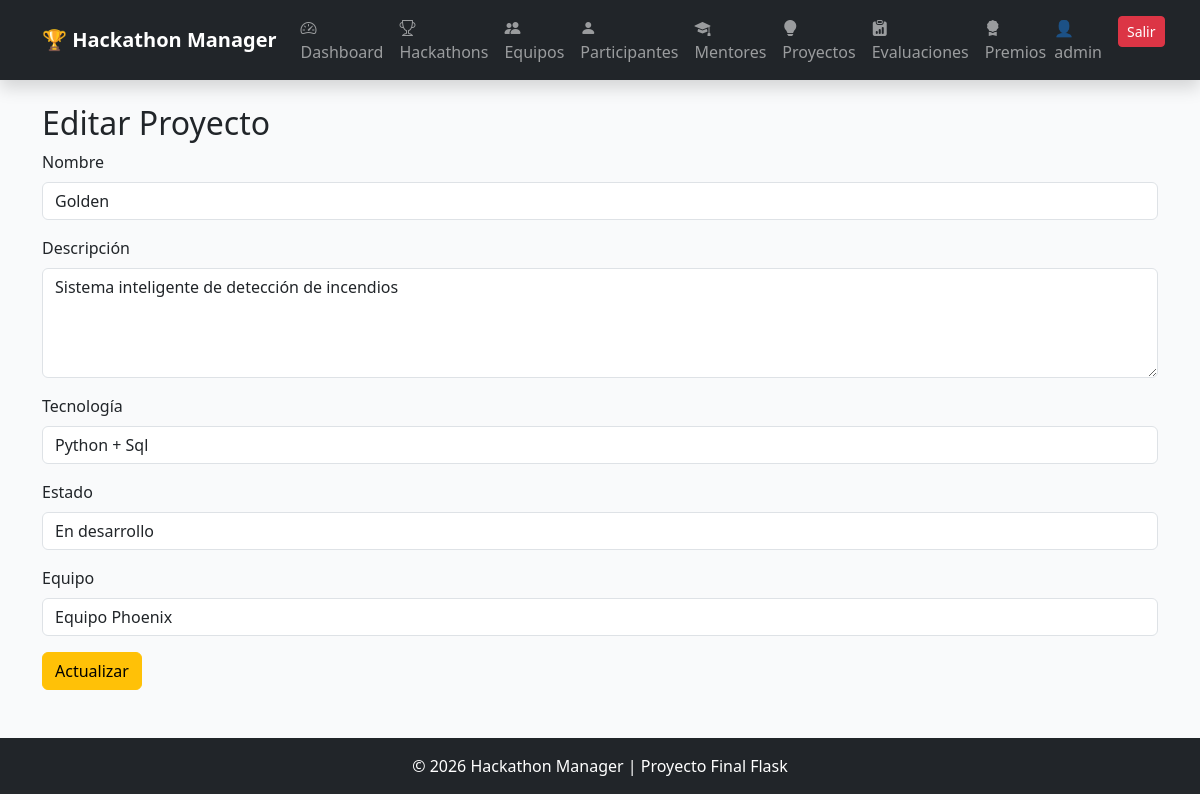
The app's page /proyectos/editar/1 (signed in) with its own data.
### app/models/usuario.py (models this page shows, shortened)
class Usuario(UserMixin, db.Model):
    __tablename__ = "usuarios"
    id = db.Column(
        db.Integer,
        primary_key=True
    )
    nombre = db.Column(
        db.String(100),
        nullable=False
    )
    email = db.Column(
        db.String(100),
        unique=True,
        nullable=False
    )
    username = db.Column(
        db.String(50),
        unique=True,
        nullable=False
    )
    password = db.Column(
        db.String(255),
        nullable=False
    )
    rol_id = db.Column(
        db.Integer,
        db.ForeignKey("roles.id"),
        nullable=False
    )

### app/models/proyecto.py (models this page shows, shortened)
class Proyecto(db.Model):
    __tablename__ = "proyectos"
    id = db.Column(
        db.Integer,
        primary_key=True
    )
    nombre = db.Column(
        db.String(150),
        nullable=False
    )
    descripcion = db.Column(
        db.Text,
        nullable=False
    )
    tecnologia = db.Column(
        db.String(100),
        nullable=False
    )
    estado = db.Column(
        db.String(50),
        default="En desarrollo"
    )
    equipo_id = db.Column(
        db.Integer,
        db.ForeignKey("equipos.id"),
        nullable=False
    )
    evaluaciones = db.relationship(
    "Evaluacion",
    backref="proyecto",
    lazy=True
)

### app/models/equipo.py (models this page shows, shortened)
class Equipo(db.Model):
    __tablename__ = "equipos"
    id = db.Column(
        db.Integer,
        primary_key=True
    )
    nombre = db.Column(
        db.String(100),
        nullable=False
    )
    descripcion = db.Column(
        db.Text,
        nullable=False
    )
    hackathon_id = db.Column(
        db.Integer,
        db.ForeignKey("hackathons.id"),
        nullable=False
    )
    participantes = db.relationship(
    "Participante",
    backref="equipo",
    lazy=True
    )
    proyectos = db.relationship(
    "Proyecto",
    backref="equipo",
    lazy=True
)

### app/proyectos/routes.py (the view, shortened to what this page needs)
@proyecto_bp.route(
    "/proyectos/editar/<int:id>",
    methods=["GET", "POST"]
)
@login_required
def editar_proyecto(id):
    proyecto = Proyecto.query.get_or_404(id)
    equipos = Equipo.query.all()
    return render_template(
        "proyectos/editar.html",
        proyecto=proyecto,
        equipos=equipos
    )

### app/templates/proyectos/editar.html (shortened to what this page needs)
{% extends 'base.html' %}
{% block content %}
<h2>Editar Proyecto</h2>
<form method="POST">
    <div class="mb-3">
        <label class="form-label">Nombre</label>
        <input
            type="text"
            name="nombre"
            value="{{ proyecto.nombre }}"
            class="form-control"
            required>
    </div>
    <div class="mb-3">
        <label class="form-label">Descripción</label>
        <textarea
            name="descripcion"
            class="form-control"
            rows="4"
            required>{{ proyecto.descripcion }}</textarea>
    </div>
    <div class="mb-3">
        <label class="form-label">Tecnología</label>
        <input
            type="text"
            name="tecnologia"
            value="{{ proyecto.tecnologia }}"
            class="form-control"
            required>
    </div>
    <div class="mb-3">
        <label class="form-label">Estado</label>
        <select
            name="estado"
            class="form-control">
            <option {% if proyecto.estado == 'En desarrollo' %}selected{% endif %}>
                En desarrollo
            </option>
        </select>
    </div>
    <div class="mb-3">
        <label class="form-label">
            Equipo
        </label>
        <select
            name="equipo_id"
            class="form-control">
            {% for equipo in equipos %}
            <option
                value="{{ equipo.id }}"
                {% if equipo.id == proyecto.equipo_id %}
                selected
                {% endif %}
            >
                {{ equipo.nombre }}
            </option>
            {% endfor %}
        </select>
    </div>
    <button class="btn btn-warning">
        Actualizar
    </button>
</form>
{% endblock %}

### app/templates/base.html (shortened to what this page needs)
<!DOCTYPE html>
<html lang="es">
<head>
    <link href="https://cdn.jsdelivr.net/npm/bootstrap@5.3.7/dist/css/bootstrap.min.css" rel="stylesheet">
    <link rel="stylesheet" href="https://cdn.jsdelivr.net/npm/bootstrap-icons@1.11.3/font/bootstrap-icons.min.css">
    <link rel="stylesheet" href="{{ url_for('static', filename='css/style.css') }}">
</head>
<body class="bg-light">
<nav class="navbar navbar-expand-lg navbar-dark bg-dark shadow">
    <div class="container">
        <a class="navbar-brand fw-bold" href="/">
            🏆 Hackathon Manager
        </a>
        <div class="collapse navbar-collapse" id="menu">
            <ul class="navbar-nav me-auto">
                {% if current_user.is_authenticated %}
                <li class="nav-item">
                    <a class="nav-link" href="/dashboard">
                        <i class="bi bi-speedometer2"></i> Dashboard
                    </a>
                </li>
                <li class="nav-item">
                    <a class="nav-link" href="/hackathons">
                        <i class="bi bi-trophy"></i> Hackathons
                    </a>
                </li>
                <li class="nav-item">
                    <a class="nav-link" href="/equipos">
                        <i class="bi bi-people-fill"></i> Equipos
                    </a>
                </li>
                <li class="nav-item">
                    <a class="nav-link" href="/participantes">
                        <i class="bi bi-person-fill"></i> Participantes
                    </a>
                </li>
                <li class="nav-item">
                    <a class="nav-link" href="/mentores">
                        <i class="bi bi-mortarboard-fill"></i> Mentores
                    </a>
                </li>
                <li class="nav-item">
                    <a class="nav-link" href="/proyectos">
                        <i class="bi bi-lightbulb-fill"></i> Proyectos
                    </a>
                </li>
                <li class="nav-item">
                    <a class="nav-link" href="/evaluaciones">
                        <i class="bi bi-clipboard-data-fill"></i> Evaluaciones
                    </a>
                </li>
                <li class="nav-item">
                    <a class="nav-link" href="/premios">
                        <i class="bi bi-award-fill"></i> Premios
                    </a>
                </li>
                {% endif %}
            </ul>
            <ul class="navbar-nav">
                {% if current_user.is_authenticated %}
                <li class="nav-item">
                    <span class="navbar-text me-3">
                        👤 {{ current_user.username }}
                    </span>
                </li>
                <li class="nav-item">
                    <a class="btn btn-danger btn-sm" href="/logout">Salir</a>
                </li>
                {% endif %}
            </ul>
        </div>
    </div>
</nav>
<div class="container mt-4">
    {% block content %}
    {% endblock %}
</div>
<footer class="bg-dark text-white text-center mt-5 p-3">
    © 2026 Hackathon Manager | Proyecto Final Flask
</footer>
</body>
</html>

### app/static/css/style.css (style rules this page uses)
body { background: url("../img/mifoto1.png"); background-size: cover; background-position: center; background-repeat: no-repeat; background-attachment: fixed; position: relative; }
body::before { content: ""; position: fixed; top: 0; left: 0; width: 100%; height: 100%; background: rgba(255, 255, 255, 0.158); z-index: -1; }

### records on screen
Usuario: username "admin"
Proyecto: nombre "Golden", descripcion "Sistema inteligente de detección de incendios", tecnologia "Python + Sql", estado "En desarrollo", equipo_id "Equipo Phoenix"
